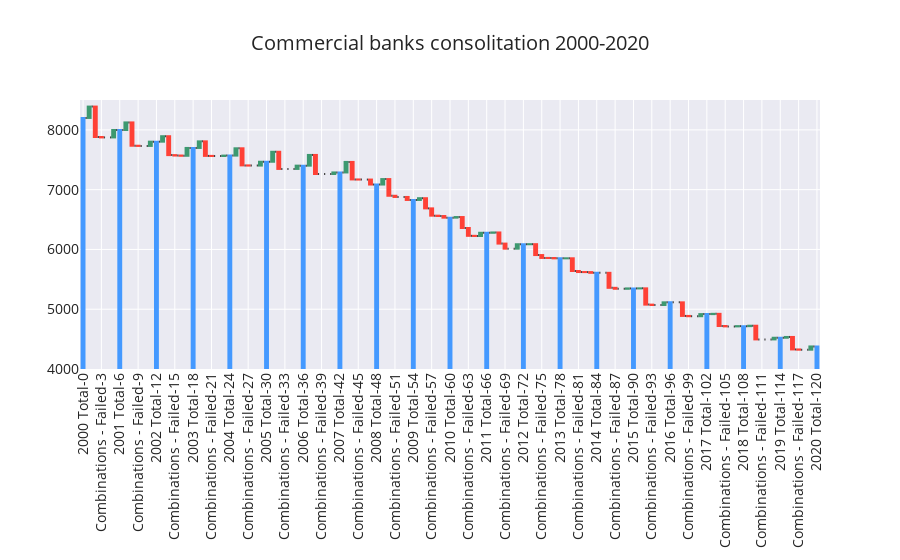

Here is the notebook cell this chart was saved with:
### Code cell
fig.update_layout(title="Commercial banks consolitation 2000-2020",
                  title_font_size=20,
                  font_size=14,
                  #plot_bgcolor='rgba(0,0,0,0)',
                  xaxis = go.layout.XAxis(tickangle = 270)
                 )
fig.update_yaxes(range=[4000, 8500])

### Figure 1 — Plotly figure (JSON) as saved in the notebook; plotly's stock layout.template omitted (floating-point values rounded to 4 significant figures)
{"data": [{"measure": ["absolute", "relative", "relative", "relative", "relative", "relative", "total", "relative", "relative", "relative", "relative", "relative", "total", "relative", "relative", "relative", "relative", "relative", "total", "relative", "relative", "relative", "relative", "relative", "total", "relative", "relative", "relative", "relative", "relative", "total", "relative", "relative", "relative", "relative", "relative", "total", "relative", "relative", "relative", "relative", "relative", "total", "relative", "relative", "relative", "relative", "relative", "total", "relative", "relative", "relative", "relative", "relative", "total", "relative", "relative", "relative", "relative", "relative", "total", "relative", "relative", "relative", "relative", "relative", "total", "relative", "relative", "relative", "relative", "relative", "total", "relative", "relative", "relative", "relative", "relative", "total", "relative", "relative", "relative", "relative", "relative", "total", "relative", "relative", "relative", "relative", "relative", "total", "relative", "relative", "relative", "relative", "relative", "total", "relative", "relative", "relative", "relative", "relative", "total", "relative", "relative", "relative", "relative", "relative", "total", "relative", "relative", "relative", "relative", "relative", "total", "relative", "relative", "relative", "relative", "relative", "total"], "textposition": "outside", "type": "waterfall", "x": ["2000 Total-0", "New Institutions-1", "Combinations-2", "Combinations - Failed-3", "Liquidations-4", "Adjustments-5", "2001 Total-6", "New Institutions-7", "Combinations-8", "Combinations - Failed-9", "Liquidations-10", "Adjustments-11", "2002 Total-12", "New Institutions-13", "Combinations-14", "Combinations - Failed-15", "Liquidations-16", "Adjustments-17", "2003 Total-18", "New Institutions-19", "Combinations-20", "Combinations - Failed-21", "Liquidations-22", "Adjustments-23", "2004 Total-24", "New Institutions-25", "Combinations-26", "Combinations - Failed-27", "Liquidations-28", "Adjustments-29", "2005 Total-30", "New Institutions-31", "Combinations-32", "Combinations - Failed-33", "Liquidations-34", "Adjustments-35", "2006 Total-36", "New Institutions-37", "Combinations-38", "Combinations - Failed-39", "Liquidations-40", "Adjustments-41", "2007 Total-42", "New Institutions-43", "Combinations-44", "Combinations - Failed-45", "Liquidations-46", "Adjustments-47", "2008 Total-48", "New Institutions-49", "Combinations-50", "Combinations - Failed-51", "Liquidations-52", "Adjustments-53", "2009 Total-54", "New Institutions-55", "Combinations-56", "Combinations - Failed-57", "Liquidations-58", "Adjustments-59", "2010 Total-60", "New Institutions-61", "Combinations-62", "Combinations - Failed-63", "Liquidations-64", "Adjustments-65", "2011 Total-66", "New Institutions-67", "Combinations-68", "Combinations - Failed-69", "Liquidations-70", "Adjustments-71", "2012 Total-72", "New Institutions-73", "Combinations-74", "Combinations - Failed-75", "Liquidations-76", "Adjustments-77", "2013 Total-78", "New Institutions-79", "Combinations-80", "Combinations - Failed-81", "Liquidations-82", "Adjustments-83", "2014 Total-84", "New Institutions-85", "Combinations-86", "Combinations - Failed-87", "Liquidations-88", "Adjustments-89", "2015 Total-90", "New Institutions-91", "Combinations-92", "Combinations - Failed-93", "Liquidations-94", "Adjustments-95", "2016 Total-96", "New Institutions-97", "Combinations-98", "Combinations - Failed-99", "Liquidations-100", "Adjustments-101", "2017 Total-102", "New Institutions-103", "Combinations-104", "Combinations - Failed-105", "Liquidations-106", "Adjustments-107", "2018 Total-108", "New Institutions-109", "Combinations-110", "Combinations - Failed-111", "Liquidations-112", "Adjustments-113", "2019 Total-114", "New Institutions-115", "Combinations-116", "Combinations - Failed-117", "Liquidations-118", "Adjustments-119", "2020 Total-120"], "y": [8200, 190, -509, -7, 0, 124, 0, 127, -390, -3, 0, 71, 0, 91, -316, -7, -4, 131, 0, 110, -243, -2, 0, 7, 0, 122, -286, -3, 0, 64, 0, 167, -287, 0, 0, 55, 0, 179, -319, 0, 0, 26, 0, 176, -293, -2, 0, -83, 0, 91, -279, -20, 0, -50, 0, 29, -170, -122, -6, -27, 0, 10, -183, -131, -3, 54, 0, 5, -186, -85, 0, 74, 0, 1, -182, -48, -1, -6, 0, 1, -213, -17, -1, -12, 0, 0, -251, -16, 0, 6, 0, 1, -272, -6, 0, 44, 0, 0, -227, -5, 0, 35, 0, 5, -204, -6, 0, 4, 0, 7, -229, 0, 0, 28, 0, 13, -209, -4, 0, 54, 0]}], "layout": {"font": {"size": 14}, "title": {"font": {"size": 20}, "text": "Commercial banks consolitation 2000-2020"}, "xaxis": {"tickangle": -90}, "yaxis": {"range": [4000, 8500]}}}
